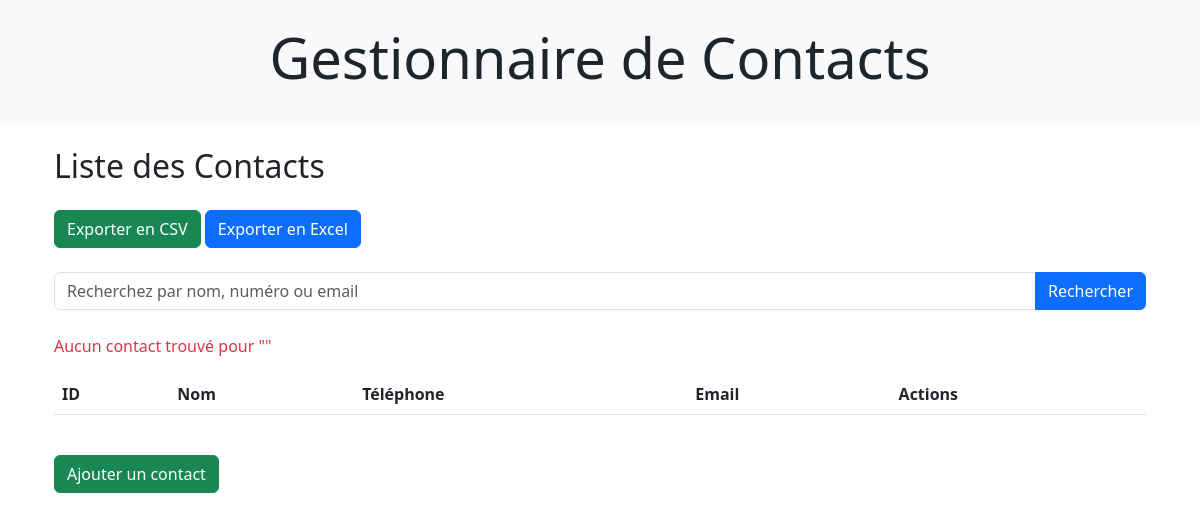
Before: / with the older database file.
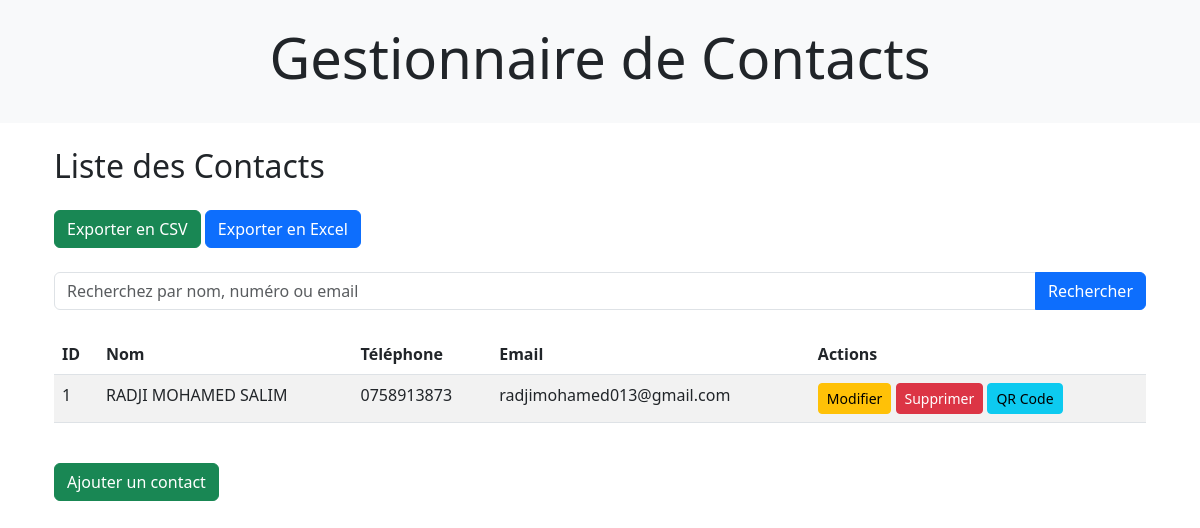
After: the same page with the newer database file.
### models.py (models this page shows)
class Contact (db.Model):
    id = db.Column(db.Integer, primary_key=True)
    name = db.Column(db.String(100), nullable=False)
    email = db.Column(db.String(100), unique=True, nullable=False)
    phone = db.Column(db.String(10), unique=True, nullable=False)

### app.py (the view)
@app.route('/')
def home():
    contacts = []
    search_query = request.args.get('search','')
    if search_query:
        contacts = Contact.query.filter(
            (Contact.name.ilike(f"%{search_query}%")) |
            (Contact.phone.ilike(f"%{search_query}%")) |
            (Contact.email.ilike(f"%{search_query}%"))
        ).all()
    else:
        contacts = Contact.query.all()
    return render_template('home.html', contacts=contacts, search_query=search_query)

### templates/home.html (shortened to what this page needs)
{% extends "base.html" %}
{% block content %}
<div class="container mt-4">
    <h2 class="mb-4">Liste des Contacts</h2>
    <div class="mb-4">
        <a href="/export/csv" class="btn btn-success">Exporter en CSV</a>
        <a href="/export/excel" class="btn btn-primary">Exporter en Excel</a>
    </div>
    <form method="GET" action="/" class="mb-4">
        <div class="input-group">
            <input
                type="text"
                name="search"
                class="form-control"
                placeholder="Recherchez par nom, numéro ou email"
                value="{{ search_query }}"
            />
            <button class="btn btn-primary" type="submit">Rechercher</button>
        </div>
    </form>
    {% if contacts|length == 0 %}
        <p class="text-danger">Aucun contact trouvé pour "{{ search_query }}"</p>
    {% endif %}
    <div class="table-responsive">
        <table class="table table-striped">
            <thead>
                <tr>
                    <th>ID</th>
                    <th>Nom</th>
                    <th>Téléphone</th>
                    <th>Email</th>
                    <th>Actions</th>
                </tr>
            </thead>
            <tbody>
                {% for contact in contacts %}
                <tr>
                    <td>{{ contact.id }}</td>
                    <td>{{ contact.name }}</td>
                    <td>{{ contact.phone }}</td>
                    <td>{{ contact.email }}</td>
                    <td>
                        <button
                            class="btn btn-warning btn-sm"
                            data-bs-toggle="modal"
                            data-bs-target="#editModal{{ contact.id }}"
                        >
                            Modifier
                        </button>
                        <button
                            class="btn btn-danger btn-sm"
                            data-bs-toggle="modal"
                            data-bs-target="#deleteModal{{ contact.id }}"
                        >
                            Supprimer
                        </button>
                        <button class="btn btn-info btn-sm" data-bs-toggle="modal" data-bs-target="#qrModal{{ contact.id }}">QR Code</button>
                    </td>
                </tr>
                {% endfor %}
            </tbody>
        </table>
    </div>
    <button class="btn btn-success mt-4" data-bs-toggle="modal" data-bs-target="#addContactModal">
        Ajouter un contact
    </button>
</div>
{% endblock %}

### templates/base.html (shortened to what this page needs)
<!DOCTYPE html>
<html lang="en">
<head>
    <link href="https://cdn.jsdelivr.net/npm/bootstrap@5.3.0/dist/css/bootstrap.min.css" rel="stylesheet">
</head>
<body>
    <header class="text-center py-4 bg-light">
        <h1 class="display-4">Gestionnaire de Contacts</h1>
    </header>
    <div class="container mt-4">
        {% block content %}
        {% endblock %}
    </div>
</body>
</html>

Changed rows visible on the page:
added Contact: id "1", name "RADJI MOHAMED SALIM", phone "0758913873", email "radjimohamed013@gmail.com"
Other visible differences:
text no longer shown: "Aucun contact trouvé pour \" \""
